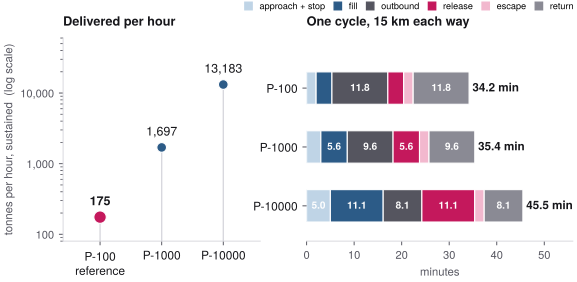

The Python source for this figure:
#!/usr/bin/env python3
"""The headline: sustained delivery, and where the cycle minutes go."""
import sys, pathlib
sys.path.insert(0, str(pathlib.Path(__file__).resolve().parent))
from _style import *          # noqa
import matplotlib.pyplot as plt

C = figures()['classes']
IDS = ['P100', 'P1000', 'P10000']
NAMES = {'P100': 'P-100', 'P1000': 'P-1000', 'P10000': 'P-10000'}

fig, (a1, a2) = plt.subplots(1, 2, figsize=(6.6, 2.65), gridspec_kw={'width_ratios': [1, 1.35]})

# --- left: sustained delivery, log scale because the classes span two decades -------------
# A DOT PLOT, not bars, because the axis is logarithmic. A bar encodes quantity as LENGTH, so a
# log axis makes it lie: 13,183 against 175 is 75x and the bars read about 3x. A dot encodes
# position only, which a log axis does not distort — and the axis label says "log" either way.
tph = [C[i]['cycle']['tph'] for i in IDS]
for x, v, col in zip(range(3), tph, [ACCENT, COOL, COOL]):
    a1.plot([x, x], [80, v], color=RULE, lw=1.0, zorder=1)
    a1.plot([x], [v], 'o', ms=9 if x == 0 else 7, color=col, zorder=3,
            markeredgecolor='white', markeredgewidth=0.8)
    a1.text(x, v * 1.35, f'{v:,}', ha='center', va='bottom', fontsize=9.0,
            fontweight='bold' if x == 0 else 'normal', color=INK)
a1.set_yscale('log')
a1.set_ylim(80, 60000)
a1.set_xlim(-0.6, 2.6)
a1.set_xticks(range(3))
a1.set_xticklabels([NAMES[i] + ('\nreference' if i == 'P100' else '') for i in IDS],
                   fontsize=8.6, color=INK)
a1.set_yticks([100, 1000, 10000]); a1.set_yticklabels(['100', '1,000', '10,000'])
a1.set_ylabel('tonnes per hour, sustained  (log scale)')
a1.set_title('Delivered per hour', loc='left', pad=9)
bare(a1)

# --- right: the cycle, and how little of it is transit --------------------------------------
PH = [('SOURCE_APPROACH', 'approach + stop', COOL_L),
      ('WATER_FILL', 'fill', COOL),
      ('OUTBOUND_TRANSIT', 'outbound', MUTED),
      ('WATER_RELEASE', 'release', ACCENT),
      ('BUOYANCY_ESCAPE', 'escape', ACCENT_L),
      ('RETURN_TRANSIT', 'return', FAINT)]
for row, cid in enumerate(IDS):
    d = C[cid]['cycle']['durations']
    left = 0.0
    for k, lab, colour in PH:
        w = d[k]
        a2.barh(-row, w, left=left, height=0.55, color=colour, edgecolor='white', linewidth=0.8)
        if w > 3.4:
            a2.text(left + w / 2, -row, f'{w:.1f}', ha='center', va='center', fontsize=7.2,
                    color='white', fontweight='bold')
        left += w
    a2.text(left + 0.7, -row, f'{left:.1f} min', va='center', fontsize=8.4,
            color=INK, fontweight='bold')
a2.set_yticks([0, -1, -2]); a2.set_yticklabels([NAMES[i] for i in IDS], fontsize=8.6, color=INK)
a2.set_xlim(0, 56); a2.set_ylim(-2.6, 0.85)
a2.set_xlabel('minutes')
a2.set_title('One cycle, 15 km each way', loc='left', pad=9)
bare(a2, left=False)
handles = [plt.Rectangle((0, 0), 1, 1, color=c) for _, _, c in PH]
a2.legend(handles, [l for _, l, _ in PH], ncol=6, loc='upper right',
          bbox_to_anchor=(1.02, 1.20), fontsize=6.6, handlelength=0.8,
          handleheight=0.9, columnspacing=1.0, borderpad=0)
save(fig, 'throughput')
